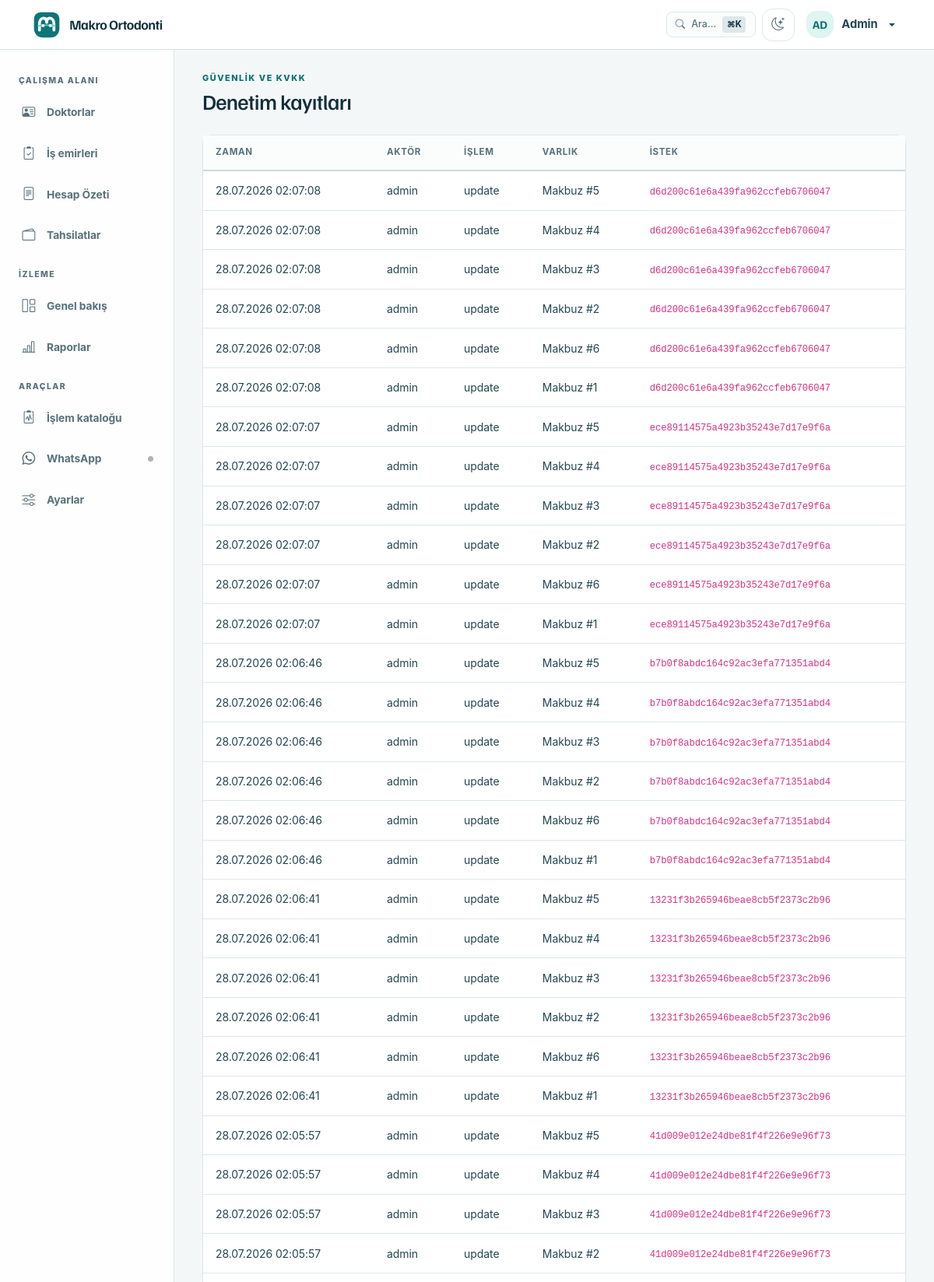
Screenshot of /privacy/audit (signed in, upper part) with the database file from the repository.
### app/models/models.py (models this page shows, shortened)
class User(UserMixin, Base, TimestampMixin):
    __tablename__ = "users"
    id: Mapped[int] = mapped_column(Integer, primary_key=True, autoincrement=True)
    username: Mapped[str] = mapped_column(String(50), nullable=False, unique=True, index=True)
    password_hash: Mapped[str] = mapped_column(String(256), nullable=False)
    full_name: Mapped[str] = mapped_column(String(150), nullable=False)
    role: Mapped[str] = mapped_column(String(20), nullable=False, default="staff", index=True)
    is_active: Mapped[bool] = mapped_column(Boolean, default=True, nullable=False)
    last_login: Mapped[datetime | None] = mapped_column(DateTime, nullable=True)
    api_token_hash: Mapped[str | None] = mapped_column(String(64), nullable=True, unique=True, index=True)
    ROLE_ADMIN = "admin"
    ROLE_STAFF = "staff"
    VALID_ROLES = [ROLE_ADMIN, ROLE_STAFF]

class AuditLog(Base):
    __tablename__ = "audit_logs"
    id: Mapped[int] = mapped_column(Integer, primary_key=True, autoincrement=True)
    occurred_at: Mapped[datetime] = mapped_column(DateTime, nullable=False, default=lambda: datetime.now().astimezone(), index=True)
    actor_user_id: Mapped[int | None] = mapped_column(Integer, ForeignKey("users.id"), nullable=True, index=True)
    actor_username: Mapped[str | None] = mapped_column(String(100), nullable=True)
    action: Mapped[str] = mapped_column(String(20), nullable=False, index=True)
    entity_type: Mapped[str] = mapped_column(String(100), nullable=False, index=True)
    entity_id: Mapped[str | None] = mapped_column(String(100), nullable=True, index=True)
    request_id: Mapped[str | None] = mapped_column(String(64), nullable=True, index=True)
    ip_address: Mapped[str | None] = mapped_column(String(50), nullable=True)
    endpoint: Mapped[str | None] = mapped_column(String(150), nullable=True)
    changes_json: Mapped[str | None] = mapped_column(Text, nullable=True)
    actor: Mapped["User | None"] = relationship(lazy="joined")

### app/routes/privacy.py (the view)
@privacy_bp.get("/audit")
@login_required
@permissions_required("privacy.audit")
def audit_index():
    page = max(request.args.get("page", 1, type=int), 1)
    pagination = db.paginate(
        db.select(AuditLog).order_by(AuditLog.occurred_at.desc()),
        page=page, per_page=50, max_per_page=100, error_out=False,
    )
    return render_template("privacy/audit.html", pagination=pagination, audit_rows=pagination.items)

### app/__init__.py (called while the page is built, shortened)
def _get_cached_setting(key: str, default: str = "") -> str:
    now = time.monotonic()
    cached = _settings_cache.get(key)
    if cached and (now - cached[0]) < _SETTINGS_CACHE_TTL:
        return cached[1]

### app/authz.py (called while the page is built)
def has_permission(user, permission: str) -> bool:
    permissions = ROLE_PERMISSIONS.get(getattr(user, "role", None), frozenset())
    return "*" in permissions or permission in permissions

def permissions_required(*permissions: str):
    def decorator(view_func):
        @wraps(view_func)
        def wrapped(*args, **kwargs):
            if not current_user.is_authenticated:
                return redirect(url_for("auth.login"))
            if not all(has_permission(current_user, permission) for permission in permissions):
                flash("Bu işlem için yetkiniz bulunmuyor.", "danger")
                return redirect(url_for("dashboard.index"))
            return view_func(*args, **kwargs)
        return wrapped
    return decorator

### app/services/exchange_service.py (called while the page is built, shortened)
def get_rate_health(max_age_days: int = 2) -> dict:
    latest = db.session.execute(
        db.select(ExchangeRate)
        .order_by(ExchangeRate.rate_date.desc())
        .limit(1)
    ).scalar_one_or_none()
    age_days = (date.today() - latest.rate_date).days
    return {
        "exists": True,
        "is_stale": age_days > max_age_days,
        "age_days": age_days,
        "last_date": latest.rate_date,
        "last_rate": Decimal(str(latest.eur_to_try)),
    }

def ensure_daily_rate(max_age_days: int = 2) -> dict:
    global _last_auto_check_date
    today = date.today()
    if _last_auto_check_date == today:
        return get_rate_health(max_age_days=max_age_days)

### app/services/whatsapp_service.py (called while the page is built)
    @classmethod
    def quick_state(cls) -> str:
        with cls._state_lock:
            if cls._connected:
                return "connected"
            if cls._thread is not None and cls._thread.is_alive():
                return "connecting"
            return "disconnected"

### app/user_loader.py (called while the page is built)
@login_manager.user_loader
def load_user(user_id: str) -> User | None:
    try:
        uid = int(user_id)
    except (ValueError, TypeError):
        return None
    user = db.session.get(User, uid)
    if user and not user.is_active:
        return None
    return user

### app/templates/privacy/audit.html (shortened to what this page needs)
{% extends "base.html" %}
{% block content %}
<div class="page-header mb-4"><div><span class="page-eyebrow">Güvenlik ve KVKK</span><h1 class="h3 mb-0">Denetim kayıtları</h1></div></div>
<div class="card"><div class="table-responsive"><table class="table align-middle mb-0">
  <thead><tr><th>Zaman</th><th>Aktör</th><th>İşlem</th><th>Varlık</th><th>İstek</th></tr></thead>
  <tbody>{% for row in audit_rows %}<tr><td>{{ row.occurred_at.strftime('%d.%m.%Y %H:%M:%S') }}</td><td>{{ row.actor_username or 'system' }}</td><td>{{ row.action }}</td><td>{{ row.entity_type }}{% if row.entity_id %} #{{ row.entity_id }}{% endif %}</td><td><code>{{ row.request_id or '-' }}</code></td></tr>{% else %}<tr><td colspan="5" class="empty-state">Henüz denetim kaydı yok.</td></tr>{% endfor %}</tbody>
</table></div></div>
{% endblock %}

### app/templates/components/navbar.html (shortened to what this page needs)
<nav class="navbar fixed-top" aria-label="Üst menü">
    <div class="container-fluid">
        <a class="navbar-brand d-flex align-items-center" href="{{ url_for('dashboard.index') }}" aria-label="{{ clinic_name }} ana sayfa">
            <span class="brand-mark" aria-hidden="true"></span>
            <span class="brand-copy"><span>{{ clinic_name }}</span></span>
        </a>
        <ul class="navbar-nav ms-auto flex-row align-items-center gap-2">
                {% if current_user.is_authenticated %}
                <li class="nav-item">
                    <button class="cmd-k-trigger" type="button" data-bs-toggle="modal" data-bs-target="#commandPaletteModal" title="Hızlı Arama (Cmd+K)">
                        <i class="bi bi-search"></i>
                        <span class="d-none d-sm-inline">Ara...</span>
                        <span class="cmd-k-badge">⌘K</span>
                    </button>
                </li>
                <li class="nav-item">
                    <button class="theme-toggle" type="button" aria-label="Tema değiştir" title="Açık/Koyu tema">
                        <i class="bi bi-moon-stars" aria-hidden="true"></i>
                    </button>
                </li>
                <li class="nav-item dropdown">
                    <a class="nav-link dropdown-toggle user-menu" href="#" data-bs-toggle="dropdown" aria-expanded="false" aria-label="{{ current_user.full_name }} kullanıcı menüsü">
                        <span class="user-avatar" aria-hidden="true">{{ current_user.full_name[:2]|upper }}</span>
                        <span class="user-name">{{ current_user.full_name }}</span>
                    </a>
                </li>
                {% endif %}
        </ul>
    </div>
</nav>

### rows the page displays
User: full_name "AD", full_name "Admin"
AuditLog: occurred_at "28.07.2026 02:07:08", actor_username "admin", action "update", entity_type "Makbuz", entity_id "5", request "d6d200c61e6a439fa962ccfeb6706047"
AuditLog: occurred_at "28.07.2026 02:07:08", actor_username "admin", action "update", entity_type "Makbuz", entity_id "4", request "d6d200c61e6a439fa962ccfeb6706047"
AuditLog: occurred_at "28.07.2026 02:07:08", actor_username "admin", action "update", entity_type "Makbuz", entity_id "3", request "d6d200c61e6a439fa962ccfeb6706047"
AuditLog: occurred_at "28.07.2026 02:07:08", actor_username "admin", action "update", entity_type "Makbuz", entity_id "2", request "d6d200c61e6a439fa962ccfeb6706047"
AuditLog: occurred_at "28.07.2026 02:07:08", actor_username "admin", action "update", entity_type "Makbuz", entity_id "6", request "d6d200c61e6a439fa962ccfeb6706047"
AuditLog: occurred_at "28.07.2026 02:07:08", actor_username "admin", action "update", entity_type "Makbuz", entity_id "1", request "d6d200c61e6a439fa962ccfeb6706047"
AuditLog: occurred_at "28.07.2026 02:07:07", actor_username "admin", action "update", entity_type "Makbuz", entity_id "5", request "ece89114575a4923b35243e7d17e9f6a"
AuditLog: occurred_at "28.07.2026 02:07:07", actor_username "admin", action "update", entity_type "Makbuz", entity_id "4", request "ece89114575a4923b35243e7d17e9f6a"
AuditLog: occurred_at "28.07.2026 02:07:07", actor_username "admin", action "update", entity_type "Makbuz", entity_id "3", request "ece89114575a4923b35243e7d17e9f6a"
AuditLog: occurred_at "28.07.2026 02:07:07", actor_username "admin", action "update", entity_type "Makbuz", entity_id "2", request "ece89114575a4923b35243e7d17e9f6a"
AuditLog: occurred_at "28.07.2026 02:07:07", actor_username "admin", action "update", entity_type "Makbuz", entity_id "6", request "ece89114575a4923b35243e7d17e9f6a"
AuditLog: occurred_at "28.07.2026 02:07:07", actor_username "admin", action "update", entity_type "Makbuz", entity_id "1", request "ece89114575a4923b35243e7d17e9f6a"
AuditLog: occurred_at "28.07.2026 02:06:46", actor_username "admin", action "update", entity_type "Makbuz", entity_id "5", request "b7b0f8abdc164c92ac3efa771351abd4"
AuditLog: occurred_at "28.07.2026 02:06:46", actor_username "admin", action "update", entity_type "Makbuz", entity_id "4", request "b7b0f8abdc164c92ac3efa771351abd4"
AuditLog: occurred_at "28.07.2026 02:06:46", actor_username "admin", action "update", entity_type "Makbuz", entity_id "3", request "b7b0f8abdc164c92ac3efa771351abd4"
AuditLog: occurred_at "28.07.2026 02:06:46", actor_username "admin", action "update", entity_type "Makbuz", entity_id "2", request "b7b0f8abdc164c92ac3efa771351abd4"
AuditLog: occurred_at "28.07.2026 02:06:46", actor_username "admin", action "update", entity_type "Makbuz", entity_id "6", request "b7b0f8abdc164c92ac3efa771351abd4"
AuditLog: occurred_at "28.07.2026 02:06:46", actor_username "admin", action "update", entity_type "Makbuz", entity_id "1", request "b7b0f8abdc164c92ac3efa771351abd4"
AuditLog: occurred_at "28.07.2026 02:06:41", actor_username "admin", action "update", entity_type "Makbuz", entity_id "5", request "13231f3b265946beae8cb5f2373c2b96"
AuditLog: occurred_at "28.07.2026 02:06:41", actor_username "admin", action "update", entity_type "Makbuz", entity_id "4", request "13231f3b265946beae8cb5f2373c2b96"
AuditLog: occurred_at "28.07.2026 02:06:41", actor_username "admin", action "update", entity_type "Makbuz", entity_id "3", request "13231f3b265946beae8cb5f2373c2b96"
AuditLog: occurred_at "28.07.2026 02:06:41", actor_username "admin", action "update", entity_type "Makbuz", entity_id "2", request "13231f3b265946beae8cb5f2373c2b96"
AuditLog: occurred_at "28.07.2026 02:06:41", actor_username "admin", action "update", entity_type "Makbuz", entity_id "6", request "13231f3b265946beae8cb5f2373c2b96"
AuditLog: occurred_at "28.07.2026 02:06:41", actor_username "admin", action "update", entity_type "Makbuz", entity_id "1", request "13231f3b265946beae8cb5f2373c2b96"
AuditLog: occurred_at "28.07.2026 02:05:57", actor_username "admin", action "update", entity_type "Makbuz", entity_id "5", request "41d009e012e24dbe81f4f226e9e96f73"
AuditLog: occurred_at "28.07.2026 02:05:57", actor_username "admin", action "update", entity_type "Makbuz", entity_id "4", request "41d009e012e24dbe81f4f226e9e96f73"
AuditLog: occurred_at "28.07.2026 02:05:57", actor_username "admin", action "update", entity_type "Makbuz", entity_id "3", request "41d009e012e24dbe81f4f226e9e96f73"
AuditLog: occurred_at "28.07.2026 02:05:57", actor_username "admin", action "update", entity_type "Makbuz", entity_id "2", request "41d009e012e24dbe81f4f226e9e96f73"

### other values shown
{{ clinic_name }} "Makro Ortodonti"
